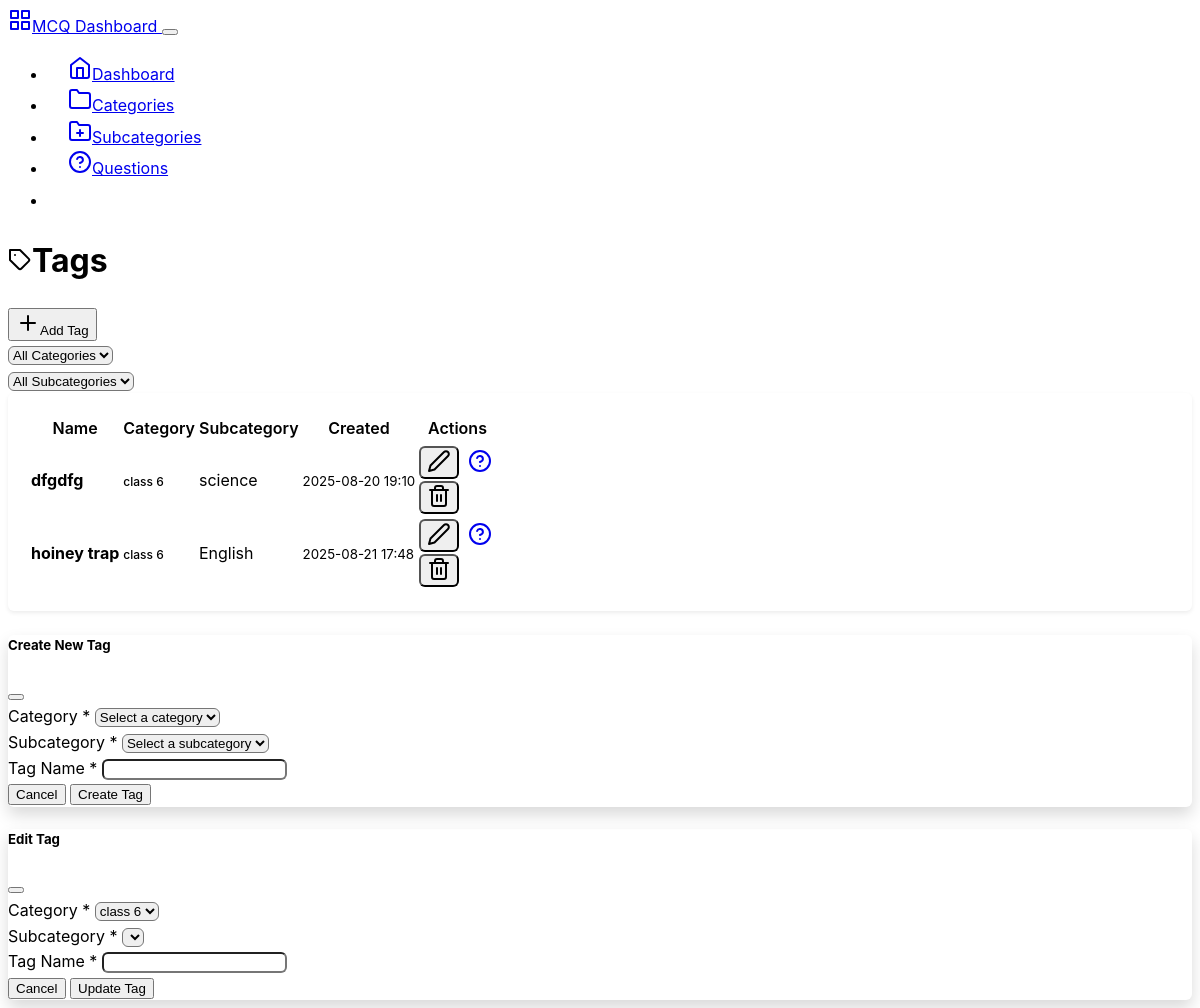
Page /backend/tags on the earlier database version.
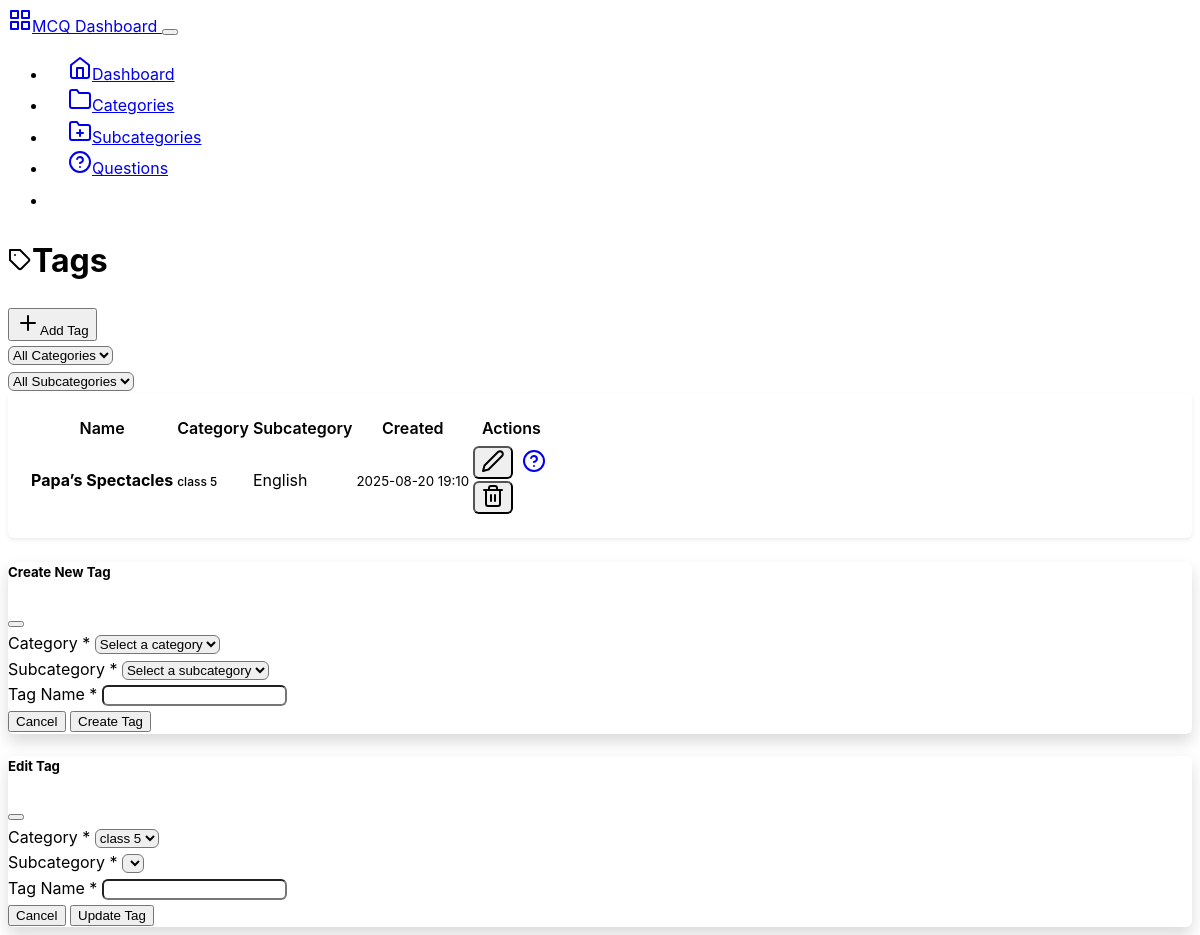
Same page on the later database version.
### mcqbox/model.py (models this page shows, shortened)
class Tag(db.Model):
    id = db.Column(db.Integer, primary_key=True)
    name = db.Column(db.String(50), nullable=False)
    category_id = db.Column(db.Integer, db.ForeignKey('category.id'), nullable=False)
    category = db.relationship('Category', backref=db.backref('tags', lazy=True))
    subcategory_id = db.Column(db.Integer, db.ForeignKey('subcategory.id'), nullable=True)
    subcategory = db.relationship('Subcategory', backref=db.backref('tags', lazy=True))
    created_at = db.Column(db.DateTime, server_default=db.func.now())

class Category(db.Model):
    id = db.Column(db.Integer, primary_key=True)
    name = db.Column(db.String(50), nullable=False, unique=True)
    description = db.Column(db.String(200), nullable=True)
    created_at = db.Column(db.DateTime, server_default=db.func.now())
    updated_at = db.Column(db.DateTime, server_default=db.func.now(), onupdate=db.func.now())

class Subcategory(db.Model):
    id = db.Column(db.Integer, primary_key=True)
    name = db.Column(db.String(50), nullable=False)
    category_id = db.Column(db.Integer, db.ForeignKey('category.id'), nullable=False)
    category = db.relationship('Category', backref=db.backref('subcategories', lazy=True))
    description = db.Column(db.String(200), nullable=True)
    created_at = db.Column(db.DateTime, server_default=db.func.now())
    updated_at = db.Column(db.DateTime, server_default=db.func.now(), onupdate=db.func.now())

### mcqbox/backend/route.py (the view)
@app.route('/backend/tags')
def tags():
    category_id = request.args.get('category_id', type=int)
    subcategory_id = request.args.get('subcategory_id', type=int)
    categories = Category.query.all()
    if category_id:
        subcategories_list = Subcategory.query.filter_by(category_id=category_id).all()
        tag = Tag.query.filter_by(category_id=category_id, subcategory_id= subcategory_id).all()
    else:
        tag = Tag.query.all()
        subcategories_list = []
    return render_template('tags.html',
                            tags = tag,
                           categories=categories,
                           selected_category=category_id,
                            selected_subcategory=subcategory_id,
                             subcategories=subcategories_list
                           )

### mcqbox/backend/templates/tags.html (shortened to what this page needs)
{% extends "base.html" %}
{% block content %}
<div class="row">
    <div class="col-12">
        <div class="d-flex justify-content-between align-items-center mb-4">
            <h1><i data-feather="tag" class="me-2"></i>Tags</h1>
            <button class="btn btn-primary" data-bs-toggle="modal" data-bs-target="#createTagModal">
                <i data-feather="plus" class="me-2"></i>Add Tag
            </button>
        </div>
    </div>
</div>
<div class="row mb-3">
    <div class="col-12">
        <form method="GET" id="filterForm">
            <div class="row">
                <div class="col-md-3">
                    <select name="category_id" class="form-select" id="categorySelect" onchange="updateSubcategories()">
                        <option value="">All Categories</option>
                    </select>
                </div>
                <div class="col-md-3">
                    <select name="subcategory_id" class="form-select" id="subcategorySelect"
                        onchange="this.form.submit()">
                        <option value="">All Subcategories</option>
                    </select>
                </div>
            </div>
        </form>
    </div>
</div>
<div class="row">
    <div class="col-12">
        <div class="card">
            <div class="card-body">
                {% if tags %}
                <div class="table-responsive">
                    <table class="table table-hover">
                        <thead>
                            <tr>
                                <th>Name</th>
                                <th>Category</th>
                                <th>Subcategory</th>
                                <th>Created</th>
                                <th class="text-end">Actions</th>
                            </tr>
                        </thead>
                        <tbody>
                            {% for tag in tags %}
                            <tr>
                                <td>
                                    <strong>{{ tag.name }}</strong>
                                </td>
                                <td>
                                    <span class="badge bg-secondary">
                                        {{ tag.category.name if tag.category.name else 'Unknown' }}
                                    </span>
                                </td>
                                <td>
                                    <span class="text-muted">
                                        {{ tag.subcategory.name if tag.subcategory else 'Unknown' }}
                                    </span>
                                </td>
                                <td>
                                    <small class="text-muted">{{ tag.created_at.strftime('%Y-%m-%d %H:%M') }}</small>
                                </td>
                                <td class="text-end">
                                    <div class="btn-group" role="group">
                                        <button class="btn btn-sm btn-outline-secondary"
                                            onclick="editTag('{{ tag.id }}', '{{ tag.name }}', {{ tag.category_id }}, {{ tag.subcategory_id }})"
                                            data-bs-toggle="modal" data-bs-target="#editTagModal">
                                            <i data-feather="edit-2"></i>
                                        </button>
                                        <a href="{{ url_for('questions', tag_id=tag.id) }}"
                                            class="btn btn-sm btn-outline-primary">
                                            <i data-feather="help-circle"></i>
                                        </a>
                                        <form method="POST" action="{{ url_for('delete_tag', tag_id=tag.id) }}"
                                            class="d-inline"
                                            onsubmit="return confirm('Are you sure? This will delete all questions in this subcategory.')">
                                            <button type="submit" class="btn btn-sm btn-outline-danger">
                                                <i data-feather="trash-2"></i>
                                            </button>
                                        </form>
                                    </div>
                                </td>
                            </tr>
                            {% endfor %}
                        </tbody>
                    </table>
                </div>
                {% endif %}
            </div>
        </div>
    </div>
</div>
<div class="modal fade" id="createTagModal" tabindex="-1" aria-hidden="true">
    <div class="modal-dialog">
        <div class="modal-content">
            <form method="POST" action="{{ url_for('create_tag') }}">
                <div class="modal-header">
                    <h5 class="modal-title">Create New Tag</h5>
                    <button type="button" class="btn-close" data-bs-dismiss="modal"></button>
                </div>
                <div class="modal-body">
                    <div class="mb-3">
                        <label for="createCategoryId" class="form-label">Category *</label>
                        <select class="form-select" id="createCategoryId" name="category_id"
                            onchange="updateCreateSubcategories()" required>
                            <option value="">Select a category</option>
                        </select>
                    </div>
                    <div class="mb-3">
                        <label for="createSubcategoryId" class="form-label">Subcategory *</label>
                        <select class="form-select" id="createSubcategoryId" name="subcategory_id" required>
                            <option value="">Select a subcategory</option>
                        </select>
                    </div>
                    <div class="mb-3">
                        <label for="name" class="form-label">Tag Name *</label>
                        <input type="text" class="form-control" id="name" name="name" required>
                    </div>
                </div>
                <div class="modal-footer">
                    <button type="button" class="btn btn-secondary" data-bs-dismiss="modal">Cancel</button>
                    <button type="submit" class="btn btn-primary">Create Tag</button>
                </div>
            </form>
        </div>
    </div>
</div>
<div class="modal fade" id="editTagModal" tabindex="-1">
    <div class="modal-dialog">
        <div class="modal-content">
            <form method="POST" id="editTagForm">
                <div class="modal-header">
                    <h5 class="modal-title">Edit Tag</h5>
                    <button type="button" class="btn-close" data-bs-dismiss="modal"></button>
                </div>
                <div class="modal-body">
                    <div class="mb-3">
                        <label for="editCategoryId" class="form-label">Category *</label>
                        <select class="form-select" id="editCategoryId" name="category_id"
                            onchange="updateEditSubcategories(this.value)" required>
                            {% for category in categories %}
                            <option value="{{ category.id }}">{{ category.name }}</option>
                            {% endfor %}
                        </select>
                    </div>
                    <div class="mb-3">
                        <label for="editSubcategoryId" class="form-label">Subcategory *</label>
                        <select class="form-select" id="editSubcategoryId" name="subcategory_id" required>
                        </select>
                    </div>
                    <div class="mb-3">
                        <label for="editName" class="form-label">Tag Name *</label>
                        <input type="text" class="form-control" id="editName" name="name" required>
                    </div>
                </div>
                <div class="modal-footer">
                    <button type="button" class="btn btn-secondary" data-bs-dismiss="modal">Cancel</button>
                    <button type="submit" class="btn btn-primary">Update Tag</button>
                </div>
            </form>
        </div>
    </div>
</div>
{%endblock%}

### mcqbox/backend/templates/base.html (shortened to what this page needs)
<!DOCTYPE html>
<html lang="en" data-bs-theme="dark">
<head>
    <link href="https://cdn.replit.com/agent/bootstrap-agent-dark-theme.min.css" rel="stylesheet">
    <link rel="stylesheet" href="{{ url_for('backend_.static', filename='css/custom.css') }}">
</head>
<body>
    <nav class="navbar navbar-expand-lg navbar-dark bg-dark">
        <div class="container">
            <a class="navbar-brand" href="{{ url_for('dashboard') }}">
                <i data-feather="grid" class="me-2"></i>MCQ Dashboard
            </a>
            <button class="navbar-toggler" type="button" data-bs-toggle="collapse" data-bs-target="#navbarNav">
            </button>
            <div class="collapse navbar-collapse" id="navbarNav">
                <ul class="navbar-nav ms-auto">
                    <li class="nav-item">
                        <a class="nav-link {% if request.endpoint == 'dashboard' %}active{% endif %}"
                           href="{{ url_for('dashboard') }}">
                            <i data-feather="home" class="me-1"></i>Dashboard
                        </a>
                    </li>
                    <li class="nav-item">
                        <a class="nav-link {% if request.endpoint == 'categories' %}active{% endif %}"
                           href="{{ url_for('categories') }}">
                            <i data-feather="folder" class="me-1"></i>Categories
                        </a>
                    </li>
                    <li class="nav-item">
                        <a class="nav-link {% if request.endpoint == 'subcategories' %}active{% endif %}"
                           href="{{ url_for('subcategories') }}">
                            <i data-feather="folder-plus" class="me-1"></i>Subcategories
                        </a>
                    </li>
                    <li class="nav-item">
                        <a class="nav-link {% if request.endpoint == 'questions' %}active{% endif %}"
                           href="{{ url_for('questions') }}">
                            <i data-feather="help-circle" class="me-1"></i>Questions
                        </a>
                    </li>
                    <li class="nav-item">
                        <a class="nav-link {% if request.endpoint == 'tags' %}active{% endif %}"
                           href="{{ url_for('tags') }}">
                            <i data-feather="tag" class="me-1"></i>Tags
                        </a>
                    </li>
                </ul>
            </div>
        </div>
    </nav>
    <div class="container my-4">
        {% block content %}{% endblock %}
    </div>
</body>
</html>

### mcqbox/backend/static/css/custom.css (style rules this page uses)
:root { --sidebar-width: 250px; --header-height: 70px; --border-radius: 0.375rem; --box-shadow: 0 0.125rem 0.25rem rgba(0, 0, 0, 0.075); --box-shadow-lg: 0 0.5rem 1rem rgba(0, 0, 0, 0.15); }
body { font-family: -apple-system, BlinkMacSystemFont, "Segoe UI", Roboto, "Helvetica Neue", Arial, sans-serif; line-height: 1.6; }
.card { border-radius: var(--border-radius); box-shadow: var(--box-shadow); margin-bottom: 1.5rem; }
.card-body { padding: 1.25rem; }
.table { margin-bottom: 0; }
.table th { border-top: none; font-weight: 600; color: var(--bs-body-color); background-color: var(--bs-secondary-bg); }
.btn-group .btn { border-radius: var(--border-radius) !important; margin-right: 0.25rem; }
.btn-group .btn:last-child { margin-right: 0; }
.modal-content { border-radius: var(--border-radius); box-shadow: var(--box-shadow-lg); }
.modal-header { border-bottom: 1px solid var(--bs-border-color); }
.modal-footer { border-top: 1px solid var(--bs-border-color); }
.form-control, .form-select { border-radius: var(--border-radius); }
.badge { font-size: 0.75rem; font-weight: 500; }
.navbar-nav .nav-link { padding: 0.75rem 1rem; border-radius: var(--border-radius); margin: 0 0.25rem; transition: all 0.15s ease-in-out; }
.navbar-nav .nav-link.active { background-color: var(--bs-primary); color: white !important; }

Differences in the rows shown:
removed Tag: name "hoiney trap", category "class 6", subcategory "English", created_at "2025-08-21 17:48"
changed Tag: name "dfgdfg" → "Papa’s Spectacles"; category "class 6" → "class 5"; subcategory "science" → "English"
Other differences:
form field category_id: "class 6" → "class 5"
